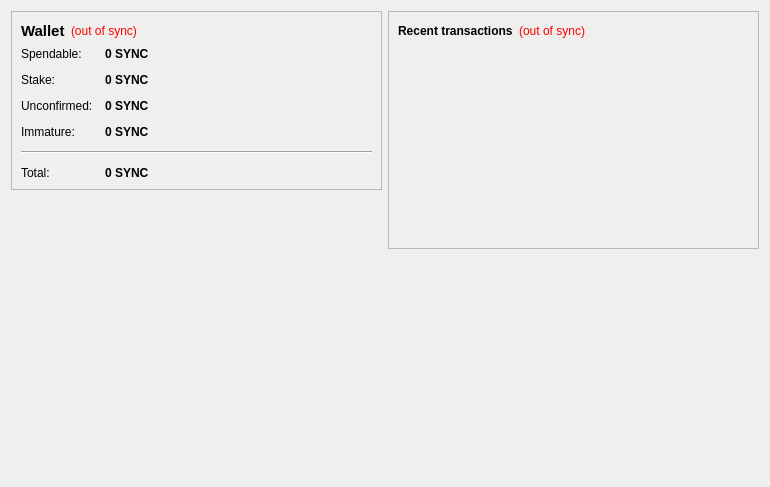
<?xml version="1.0" encoding="UTF-8"?>
<ui version="4.0">
 <class>OverviewPage</class>
 <widget class="QWidget" name="OverviewPage">
  <property name="geometry">
   <rect>
    <x>0</x>
    <y>0</y>
    <width>770</width>
    <height>487</height>
   </rect>
  </property>
  <property name="windowTitle">
   <string>Form</string>
  </property>
  <layout class="QHBoxLayout" name="horizontalLayout" stretch="1,1">
   <item>
    <layout class="QVBoxLayout" name="verticalLayout_2">
     <item>
      <widget class="QFrame" name="frame">
       <property name="frameShape">
        <enum>QFrame::StyledPanel</enum>
       </property>
       <property name="frameShadow">
        <enum>QFrame::Raised</enum>
       </property>
       <layout class="QVBoxLayout" name="verticalLayout_4">
        <item>
         <layout class="QHBoxLayout" name="horizontalLayout_4">
          <item>
           <widget class="QLabel" name="label_5">
            <property name="font">
             <font>
              <pointsize>11</pointsize>
              <weight>75</weight>
              <bold>true</bold>
             </font>
            </property>
            <property name="text">
             <string>Wallet</string>
            </property>
           </widget>
          </item>
          <item>
           <widget class="QLabel" name="labelWalletStatus">
            <property name="toolTip">
             <string>The displayed information may be out of date. Your wallet automatically synchronizes with the Sync network after a connection is established, but this process has not completed yet.</string>
            </property>
            <property name="styleSheet">
             <string notr="true">QLabel { color: red; }</string>
            </property>
            <property name="text">
             <string notr="true">(out of sync)</string>
            </property>
            <property name="alignment">
             <set>Qt::AlignLeading|Qt::AlignLeft|Qt::AlignVCenter</set>
            </property>
           </widget>
          </item>
          <item>
           <spacer name="horizontalSpacer_2">
            <property name="orientation">
             <enum>Qt::Horizontal</enum>
            </property>
            <property name="sizeHint" stdset="0">
             <size>
              <width>40</width>
              <height>20</height>
             </size>
            </property>
           </spacer>
          </item>
         </layout>
        </item>
        <item>
         <layout class="QFormLayout" name="formLayout_2">
          <property name="fieldGrowthPolicy">
           <enum>QFormLayout::AllNonFixedFieldsGrow</enum>
          </property>
          <property name="horizontalSpacing">
           <number>12</number>
          </property>
          <property name="verticalSpacing">
           <number>12</number>
          </property>
          <item row="0" column="0">
           <widget class="QLabel" name="label">
            <property name="text">
             <string>Spendable:</string>
            </property>
           </widget>
          </item>
          <item row="0" column="1">
           <widget class="QLabel" name="labelBalance">
            <property name="font">
             <font>
              <weight>75</weight>
              <bold>true</bold>
             </font>
            </property>
            <property name="cursor">
             <cursorShape>IBeamCursor</cursorShape>
            </property>
            <property name="toolTip">
             <string>Your current spendable balance</string>
            </property>
            <property name="text">
             <string notr="true">0 SYNC</string>
            </property>
            <property name="textInteractionFlags">
             <set>Qt::LinksAccessibleByMouse|Qt::TextSelectableByKeyboard|Qt::TextSelectableByMouse</set>
            </property>
           </widget>
          </item>
          <item row="1" column="0">
           <widget class="QLabel" name="label_6">
            <property name="text">
             <string>Stake:</string>
            </property>
           </widget>
          </item>
          <item row="1" column="1">
           <widget class="QLabel" name="labelStake">
            <property name="font">
             <font>
              <weight>75</weight>
              <bold>true</bold>
             </font>
            </property>
            <property name="cursor">
             <cursorShape>IBeamCursor</cursorShape>
            </property>
            <property name="toolTip">
             <string>Total of coins that was staked, and do not yet count toward the current balance</string>
            </property>
            <property name="text">
             <string notr="true">0 SYNC</string>
            </property>
            <property name="textInteractionFlags">
             <set>Qt::LinksAccessibleByMouse|Qt::TextSelectableByKeyboard|Qt::TextSelectableByMouse</set>
            </property>
           </widget>
          </item>
          <item row="2" column="0">
           <widget class="QLabel" name="label_3">
            <property name="text">
             <string>Unconfirmed:</string>
            </property>
           </widget>
          </item>
          <item row="2" column="1">
           <widget class="QLabel" name="labelUnconfirmed">
            <property name="font">
             <font>
              <weight>75</weight>
              <bold>true</bold>
             </font>
            </property>
            <property name="cursor">
             <cursorShape>IBeamCursor</cursorShape>
            </property>
            <property name="toolTip">
             <string>Total of transactions that have yet to be confirmed, and do not yet count toward the current balance</string>
            </property>
            <property name="text">
             <string notr="true">0 SYNC</string>
            </property>
            <property name="textInteractionFlags">
             <set>Qt::LinksAccessibleByMouse|Qt::TextSelectableByKeyboard|Qt::TextSelectableByMouse</set>
            </property>
           </widget>
          </item>
          <item row="3" column="0">
           <widget class="QLabel" name="labelImmatureText">
            <property name="text">
             <string>Immature:</string>
            </property>
           </widget>
          </item>
          <item row="3" column="1">
           <widget class="QLabel" name="labelImmature">
            <property name="font">
             <font>
              <weight>75</weight>
              <bold>true</bold>
             </font>
            </property>
            <property name="toolTip">
             <string>Mined balance that has not yet matured</string>
            </property>
            <property name="text">
             <string notr="true">0 SYNC</string>
            </property>
            <property name="textInteractionFlags">
             <set>Qt::LinksAccessibleByMouse|Qt::TextSelectableByKeyboard|Qt::TextSelectableByMouse</set>
            </property>
           </widget>
          </item>
          <item row="4" column="0" colspan="2">
           <widget class="Line" name="line">
            <property name="orientation">
             <enum>Qt::Horizontal</enum>
            </property>
           </widget>
          </item>
          <item row="5" column="0">
           <widget class="QLabel" name="labelTotalText">
            <property name="text">
             <string>Total:</string>
            </property>
           </widget>
          </item>
          <item row="5" column="1">
           <widget class="QLabel" name="labelTotal">
            <property name="font">
             <font>
              <weight>75</weight>
              <bold>true</bold>
             </font>
            </property>
            <property name="cursor">
             <cursorShape>IBeamCursor</cursorShape>
            </property>
            <property name="toolTip">
             <string>Your current total balance</string>
            </property>
            <property name="text">
             <string notr="true">0 SYNC</string>
            </property>
            <property name="textInteractionFlags">
             <set>Qt::LinksAccessibleByMouse|Qt::TextSelectableByKeyboard|Qt::TextSelectableByMouse</set>
            </property>
           </widget>
          </item>
         </layout>
        </item>
       </layout>
      </widget>
     </item>
     <item>
      <spacer name="verticalSpacer">
       <property name="orientation">
        <enum>Qt::Vertical</enum>
       </property>
       <property name="sizeHint" stdset="0">
        <size>
         <width>20</width>
         <height>40</height>
        </size>
       </property>
      </spacer>
     </item>
     <item>
      <widget class="QLabel" name="label_2">
       <property name="autoFillBackground">
        <bool>true</bool>
       </property>
       <property name="text">
        <string/>
       </property>
       <property name="pixmap">
        <pixmap resource="../bitcoin.qrc">:/icons/drmbg</pixmap>
       </property>
       <property name="scaledContents">
        <bool>false</bool>
       </property>
       <property name="margin">
        <number>0</number>
       </property>
      </widget>
     </item>
    </layout>
   </item>
   <item>
    <layout class="QVBoxLayout" name="verticalLayout_3">
     <item>
      <widget class="QFrame" name="frame_2">
       <property name="frameShape">
        <enum>QFrame::StyledPanel</enum>
       </property>
       <property name="frameShadow">
        <enum>QFrame::Raised</enum>
       </property>
       <layout class="QVBoxLayout" name="verticalLayout">
        <item>
         <layout class="QHBoxLayout" name="horizontalLayout_2">
          <item>
           <widget class="QLabel" name="label_4">
            <property name="text">
             <string>&lt;b&gt;Recent transactions&lt;/b&gt;</string>
            </property>
           </widget>
          </item>
          <item>
           <widget class="QLabel" name="labelTransactionsStatus">
            <property name="toolTip">
             <string>The displayed information may be out of date. Your wallet automatically synchronizes with the Sync network after a connection is established, but this process has not completed yet.</string>
            </property>
            <property name="styleSheet">
             <string notr="true">QLabel { color: red; }</string>
            </property>
            <property name="text">
             <string notr="true">(out of sync)</string>
            </property>
            <property name="alignment">
             <set>Qt::AlignRight|Qt::AlignTrailing|Qt::AlignVCenter</set>
            </property>
           </widget>
          </item>
          <item>
           <spacer name="horizontalSpacer">
            <property name="orientation">
             <enum>Qt::Horizontal</enum>
            </property>
            <property name="sizeHint" stdset="0">
             <size>
              <width>40</width>
              <height>20</height>
             </size>
            </property>
           </spacer>
          </item>
         </layout>
        </item>
        <item>
         <widget class="QListView" name="listTransactions">
          <property name="styleSheet">
           <string notr="true">QListView { background: transparent; }</string>
          </property>
          <property name="frameShape">
           <enum>QFrame::NoFrame</enum>
          </property>
          <property name="verticalScrollBarPolicy">
           <enum>Qt::ScrollBarAlwaysOff</enum>
          </property>
          <property name="horizontalScrollBarPolicy">
           <enum>Qt::ScrollBarAlwaysOff</enum>
          </property>
          <property name="selectionMode">
           <enum>QAbstractItemView::NoSelection</enum>
          </property>
         </widget>
        </item>
       </layout>
      </widget>
     </item>
     <item>
      <spacer name="verticalSpacer_2">
       <property name="orientation">
        <enum>Qt::Vertical</enum>
       </property>
       <property name="sizeHint" stdset="0">
        <size>
         <width>20</width>
         <height>40</height>
        </size>
       </property>
      </spacer>
     </item>
    </layout>
   </item>
  </layout>
 </widget>
 <resources/>
 <connections/>
</ui>
